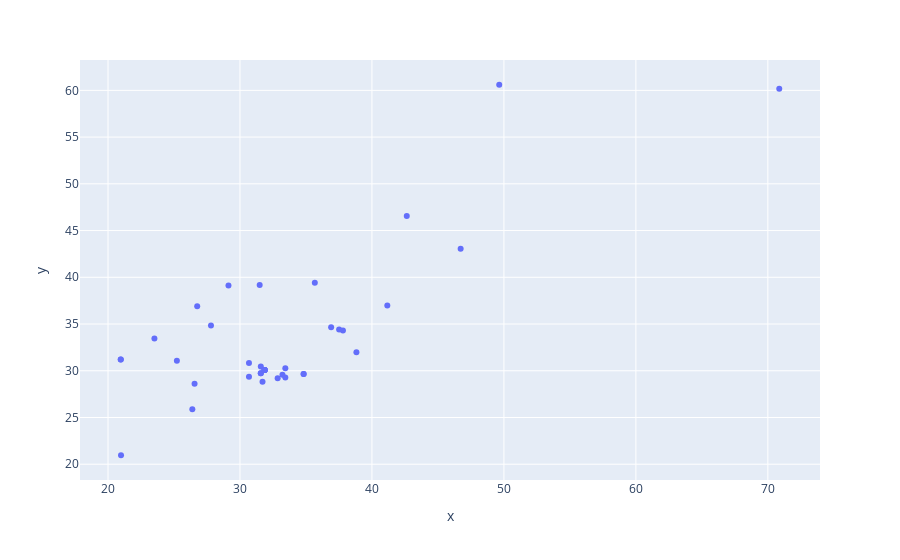
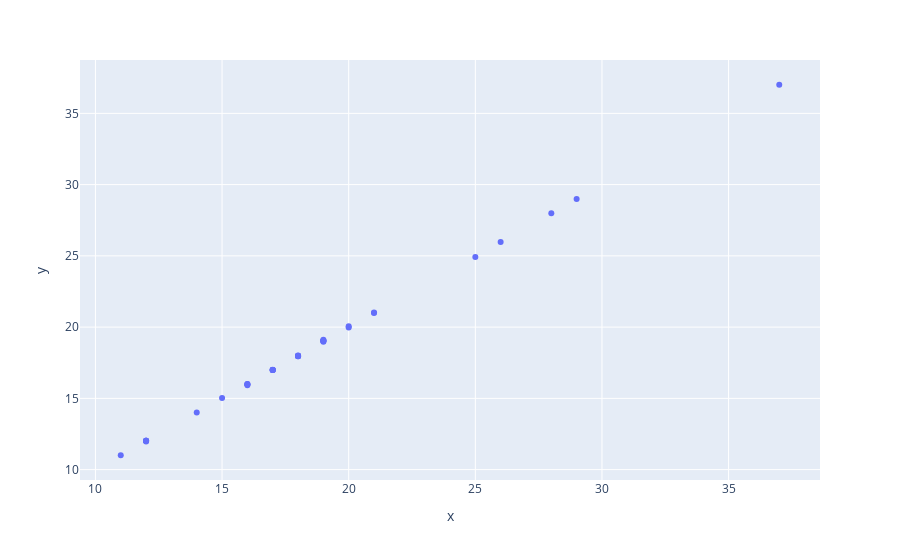
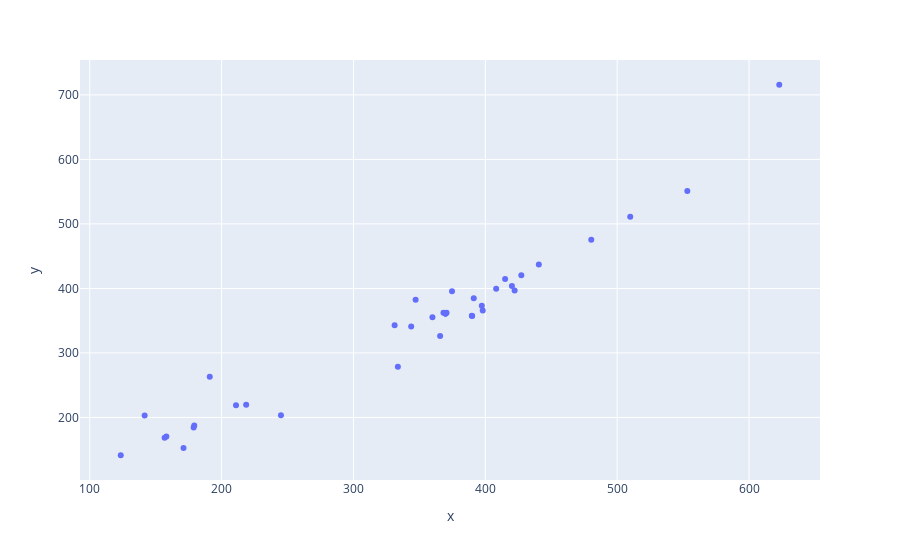
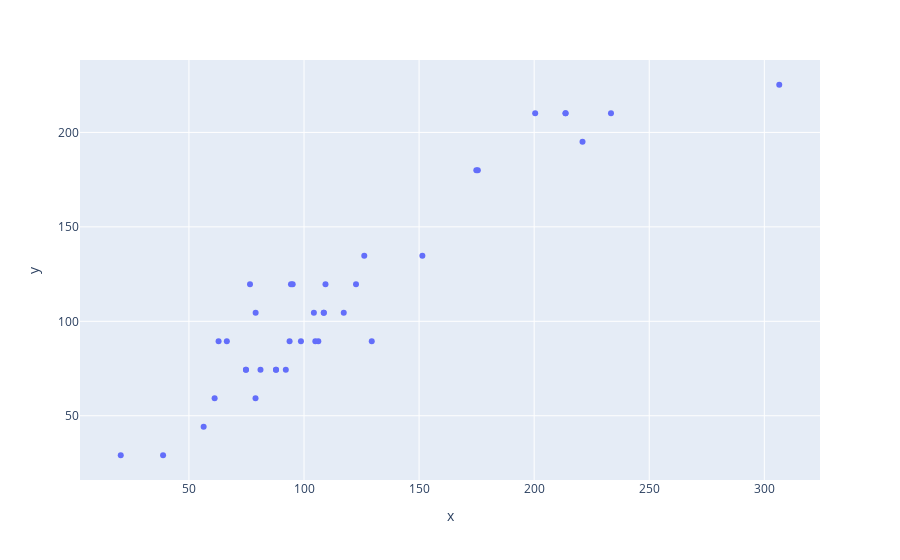

The cell these charts' notebook holds for them, in order:
### Code cell
comparison_list = []
def fill_missing_data():
    for attribute in missing_attributes:
        print(attribute)
        #Sélection des attributs corrélés à celui étudié
        predictor_attributes = correlated_attributes(attribute)[0]
        print(predictor_attributes)
        # Création du Dataframe qui contiendra le résultat
        result_data = pd.DataFrame(columns=[attribute])
        # Dataframe des données sans les lignes aux valeurs manquantes dans pour la colonne étudiée
        data_noNaN = data_noclass[~data_noclass[attribute].isna()]
        # Dataframe contenant les données d'entrainement
        X = data_noNaN[predictor_attributes]
        # Datframe de l'attribut cible
        Y = data_noNaN[attribute]

        # Création des données de test et d'entrainement 
        x_train, x_test, y_train, y_test = train_test_split(X, Y)
        # Création du modèle de régression
        model = LinearRegression().fit(X = x_train,y = y_train)
        predict = model.predict(x_test)

        # Création d'un dataframe pour observer les données
        comparison_data = pd.DataFrame(list(zip(y_test,predict)))
        comparison_data.columns = ["y_test","predict"]
        fig = px.scatter(x=y_test, y=predict)
        fig.show()
        
        r2_score = model.score(X, Y)
        print("R-squared value",r2_score)
        print(metrics.mean_absolute_error(y_test, predict))

fill_missing_data()

#for attribute in missing_attributes:
    #random_data = pd.DataFrame(columns = [attribute])
    #random_data[attribute] = data_noclass[attribute]
    #predictor_attributes = correlated_attributes(attribute)

    #random_data.fillna(random_data.select_dtypes(np.number).mean(), inplace=True)

    #model = linear_model.LinearRegression()
    #model.fit(X = data_noclass[predictor_attributes], y = random_data[attribute])
    
    #Standard Error of the regression estimates is equal to std() of the errors of each estimates
    #predict = model.predict(data_noclass[predictor_attributes])
    #std_error = (predict[random_data[attribute].notnull()] - random_data.loc[random_data[attribute].notnull(), attribute]).std()
    
    #
    #random_predict = np.random.normal(size = random_data[attribute].shape[0],  loc = predict, scale = std_error)
    

    #a = random_data[random_data[attribute].isna()]

### Figure 1 — Plotly figure (JSON) as saved in the notebook; plotly's stock layout.template omitted (floating-point values rounded to 4 significant figures)
{"data": [{"hovertemplate": "x=%{x}<br>y=%{y}<extra></extra>", "legendgroup": "", "marker": {"color": "#636efa", "symbol": "circle"}, "mode": "markers", "name": "", "orientation": "v", "showlegend": false, "type": "scatter", "x": [30.68, 20.99, 70.86, 23.52, 35.67, 34.82, 36.91, 26.76, 31.87, 27.8, 33.44, 31.87, 32.85, 26.56, 29.13, 31.58, 31.87, 20.97, 37.51, 31.87, 38.82, 25.22, 31.87, 20.97, 34.82, 31.58, 31.58, 30.68, 26.39, 33.22, 31.49, 49.64, 31.71, 42.64, 31.87, 41.16, 46.72, 37.8, 33.44], "xaxis": "x", "y": [30.84, 20.96, 60.18, 33.45, 39.41, 29.65, 34.66, 36.9, 30.09, 34.85, 30.26, 30.09, 29.2, 28.61, 39.13, 29.72, 30.09, 31.21, 34.41, 30.09, 31.99, 31.06, 30.09, 31.21, 29.65, 30.47, 29.72, 29.35, 25.88, 29.57, 39.19, 60.6, 28.83, 46.55, 30.09, 36.99, 43.07, 34.31, 29.28], "yaxis": "y"}], "layout": {"legend": {"tracegroupgap": 0}, "margin": {"t": 60}, "xaxis": {"anchor": "y", "domain": [0, 1], "title": {"text": "x"}}, "yaxis": {"anchor": "x", "domain": [0, 1], "title": {"text": "y"}}}}

### Figure 2 — Plotly figure (JSON) as saved in the notebook; plotly's stock layout.template omitted (floating-point values rounded to 4 significant figures)
{"data": [{"hovertemplate": "x=%{x}<br>y=%{y}<extra></extra>", "legendgroup": "", "marker": {"color": "#636efa", "symbol": "circle"}, "mode": "markers", "name": "", "orientation": "v", "showlegend": false, "type": "scatter", "x": [37, 16, 16, 17, 18, 18, 19, 17, 25, 19, 17, 20, 16, 17, 26, 19, 29, 20, 18, 21, 12, 19, 17, 28, 12, 19, 16, 12, 12, 14, 11, 21, 18, 15, 18, 18, 19, 18, 12], "xaxis": "x", "y": [37.01, 16.01, 15.92, 16.99, 17.96, 17.97, 18.97, 16.99, 24.92, 19.04, 16.99, 19.98, 15.99, 17.01, 25.98, 19.04, 28.98, 20.06, 17.97, 21.03, 11.98, 19.04, 16.99, 27.99, 12.02, 19.02, 16.0, 12.03, 12.03, 14.01, 11.01, 20.99, 17.98, 15.02, 17.95, 18.01, 19.12, 17.98, 12.02], "yaxis": "y"}], "layout": {"legend": {"tracegroupgap": 0}, "margin": {"t": 60}, "xaxis": {"anchor": "y", "domain": [0, 1], "title": {"text": "x"}}, "yaxis": {"anchor": "x", "domain": [0, 1], "title": {"text": "y"}}}}

### Figure 3 — Plotly figure (JSON) as saved in the notebook; plotly's stock layout.template omitted (floating-point values rounded to 4 significant figures)
{"data": [{"hovertemplate": "x=%{x}<br>y=%{y}<extra></extra>", "legendgroup": "", "marker": {"color": "#636efa", "symbol": "circle"}, "mode": "markers", "name": "", "orientation": "v", "showlegend": false, "type": "scatter", "x": [191.0, 171.1, 218.6, 480.3, 398.0, 343.8, 622.9, 369.8, 365.7, 179.3, 390.0, 553.2, 420.2, 333.7, 156.8, 123.5, 427.3, 440.6, 389.8, 141.6, 374.7, 408.2, 331.2, 158.1, 369.8, 369.8, 370.6, 347.1, 178.8, 422.2, 245.0, 359.9, 368.3, 397.3, 391.2, 415.0, 509.9, 210.9, 369.8], "xaxis": "x", "y": [263.2, 152.6, 219.6, 475.3, 366.0, 341.0, 715.7, 361.3, 326.1, 187.4, 357.4, 551.0, 403.7, 278.6, 168.6, 141.4, 420.3, 437.1, 357.7, 203.0, 395.5, 399.4, 343.1, 170.6, 361.3, 361.3, 362.3, 382.5, 184.5, 396.7, 203.3, 355.4, 362.3, 373.3, 384.7, 414.6, 511.0, 219.0, 361.3], "yaxis": "y"}], "layout": {"legend": {"tracegroupgap": 0}, "margin": {"t": 60}, "xaxis": {"anchor": "y", "domain": [0, 1], "title": {"text": "x"}}, "yaxis": {"anchor": "x", "domain": [0, 1], "title": {"text": "y"}}}}

### Figure 4 — Plotly figure (JSON) as saved in the notebook; plotly's stock layout.template omitted (floating-point values rounded to 4 significant figures)
{"data": [{"hovertemplate": "x=%{x}<br>y=%{y}<extra></extra>", "legendgroup": "", "marker": {"color": "#636efa", "symbol": "circle"}, "mode": "markers", "name": "", "orientation": "v", "showlegend": false, "type": "scatter", "x": [108.6, 175.5, 233.4, 66.46, 74.78, 78.98, 306.5, 129.4, 93.73, 200.4, 76.53, 98.66, 106.2, 104.9, 151.4, 109.3, 104.3, 87.83, 95.08, 213.6, 81.09, 62.88, 20.37, 92.09, 126.2, 122.6, 38.77, 174.9, 87.83, 117.3, 221.0, 61.16, 56.39, 108.6, 94.34, 74.78, 213.6, 78.93], "xaxis": "x", "y": [104.5, 180.0, 210.1, 89.45, 74.36, 104.5, 225.2, 89.45, 89.45, 210.1, 119.6, 89.45, 89.45, 89.45, 134.7, 119.6, 104.5, 74.36, 119.6, 210.1, 74.36, 89.45, 29.1, 74.36, 134.7, 119.6, 29.1, 180.0, 74.36, 104.5, 195.1, 59.28, 44.19, 104.5, 119.6, 74.36, 210.1, 59.28], "yaxis": "y"}], "layout": {"legend": {"tracegroupgap": 0}, "margin": {"t": 60}, "xaxis": {"anchor": "y", "domain": [0, 1], "title": {"text": "x"}}, "yaxis": {"anchor": "x", "domain": [0, 1], "title": {"text": "y"}}}}
